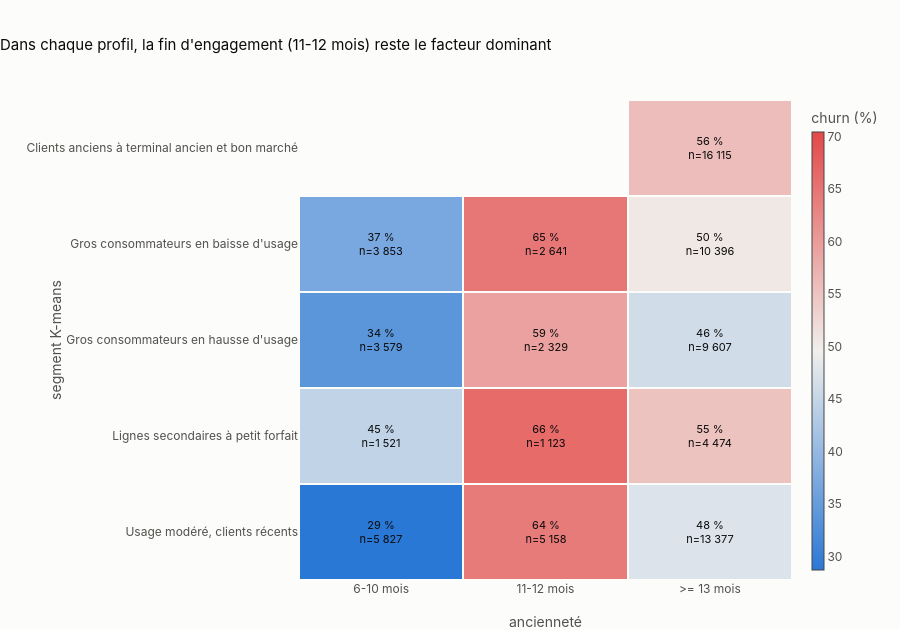

Source (notebook cell):
### Markdown cell above
**Conclusion** : le churn va de **45,4 %** (gros consommateurs en hausse) à **55,9 %** (clients anciens à terminal ancien), soit 10,5 points d'écart. Le lien est significatif (χ² = 528,7, p < 10⁻¹¹²) mais **faible** (V de Cramér = 0,081).

Lecture par profil (associations, pas causes) :

- **clients anciens à terminal ancien et bon marché** (55,9 %) et **lignes secondaires à petit forfait** (54,6 %) : les plus exposés, cohérent avec E4 (terminal vieux et bon marché, petit forfait) ;
- à profil de consommation identique, **l'usage en baisse** va avec 4,2 points de churn de plus que l'usage en hausse (49,6 % contre 45,4 %) ;
- **usage modéré, clients récents** (46,6 %) : sous la moyenne, mais c'est le cluster qui compte le plus de clients à 11-12 mois (21 %), voir ci-dessous.

### Code cell
tenure = eda.business_segments(train)["anciennete"]
rate, n = eda.two_way_rate(train, segment, tenure)
publish(rate_heatmap(rate, n, "Dans chaque profil, la fin d'engagement (11-12 mois) reste le facteur dominant",
                     overall, "ancienneté", "segment K-means"), "02b_cluster_x_anciennete", width=1000)

### Figure 1 — Plotly figure (JSON) as saved in the notebook; plotly's stock layout.template omitted (floating-point values rounded to 4 significant figures)
{"data": [{"colorbar": {"thickness": 12, "title": {"text": "churn (%)"}}, "colorscale": [[0.0, "#2a78d6"], [0.5, "#f0efec"], [1.0, "#e34948"]], "hovertemplate": "segment K-means %{y}<br>ancienneté %{x}<br>churn %{z:.1f} %<extra></extra>", "text": [["", "", "56 %<br>n=16 115"], ["37 %<br>n=3 853", "65 %<br>n=2 641", "50 %<br>n=10 396"], ["34 %<br>n=3 579", "59 %<br>n=2 329", "46 %<br>n=9 607"], ["45 %<br>n=1 521", "66 %<br>n=1 123", "55 %<br>n=4 474"], ["29 %<br>n=5 827", "64 %<br>n=5 158", "48 %<br>n=13 377"]], "textfont": {"color": "#0b0b0b", "size": 11}, "texttemplate": "%{text}", "type": "heatmap", "x": ["6-10 mois", "11-12 mois", ">= 13 mois"], "xgap": 2, "y": ["Clients anciens à terminal ancien et bon marché", "Gros consommateurs en baisse d'usage", "Gros consommateurs en hausse d'usage", "Lignes secondaires à petit forfait", "Usage modéré, clients récents"], "ygap": 2, "z": [[NaN, NaN, 55.9], [37.0, 64.6, 50.4], [33.9, 59.4, 46.3], [44.6, 66.2, 55.1], [28.7, 64.2, 47.5]], "zmax": 70.42, "zmin": 28.7}], "layout": {"height": 630, "title": {"text": "Dans chaque profil, la fin d'engagement (11-12 mois) reste le facteur dominant"}, "xaxis": {"showgrid": false, "title": {"text": "ancienneté"}, "type": "category"}, "yaxis": {"autorange": "reversed", "showgrid": false, "title": {"text": "segment K-means"}, "type": "category"}}}
